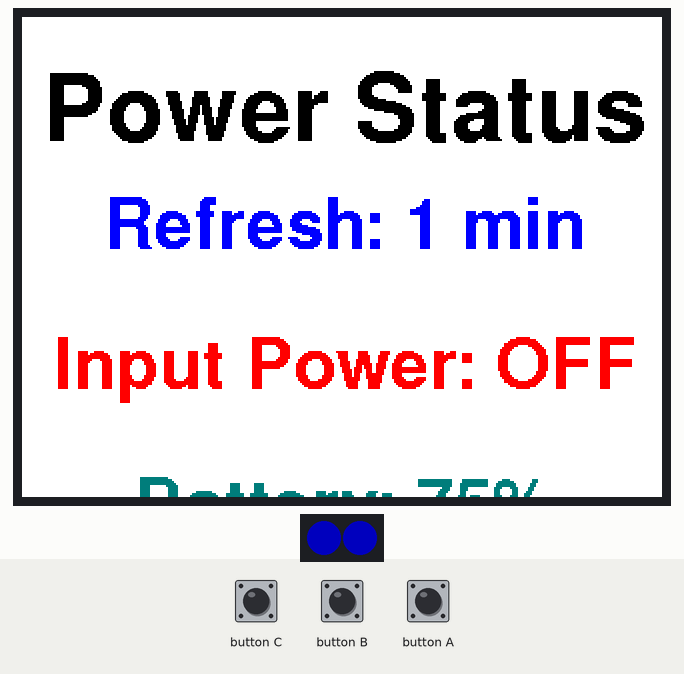
The sketch below on a simulated ESP32. Parts: 320×240 colour display, 2 RGB LEDs in strip order, left to right. Dim RGB values are drawn brighter than linear; what the sketch prints to the serial monitor is not drawn.

Above: at 0.4 s.

The sketch:

battery.ino
```cpp
#include <M5Unified.h>
#include <Adafruit_NeoPixel.h>

static constexpr uint32_t REFRESH_INTERVAL_MS = 60000;

M5Canvas canvas(&M5.Display);
uint32_t last_refresh_ms = 0;
Adafruit_NeoPixel pixels(2, 21, NEO_GRB + NEO_KHZ800);
bool has_last_vbus_state = false;
bool last_has_vbus = false;

static void setPowerLed(bool has_vbus)
{
    const uint32_t color = has_vbus ? pixels.Color(0, 255, 0) : pixels.Color(0, 0, 255);
    pixels.setPixelColor(0, color);
    pixels.setPixelColor(1, color);
    pixels.show();
}

static void drawPowerScreen()
{
    const int w = M5.Display.width();
    const int h = M5.Display.height();

    const int batteryLevel = M5.Power.getBatteryLevel();
    const int batteryVoltage = M5.Power.getBatteryVoltage();
    const int vbusVoltage = M5.Power.getVBUSVoltage();
    const bool hasVbus = (vbusVoltage > 1000);

    canvas.fillSprite(WHITE);
    canvas.setTextDatum(top_center);

    canvas.setFont(&fonts::FreeSansBold24pt7b);
    canvas.setTextColor(BLACK);
    canvas.drawString("Power Status", w / 2, 26);

    canvas.setFont(&fonts::FreeSansBold18pt7b);
    canvas.setTextColor(BLUE);
    canvas.drawString("Refresh: 1 min", w / 2, 90);

    canvas.setTextColor(hasVbus ? GREEN : RED);
    canvas.drawString(hasVbus ? "Input Power: ON" : "Input Power: OFF", w / 2, 160);

    char buf[64];
    canvas.setTextColor(TFT_DARKCYAN);
    snprintf(buf, sizeof(buf), "Battery: %d%%", batteryLevel);
    canvas.drawString(buf, w / 2, 230);

    canvas.setTextColor(MAGENTA);
    snprintf(buf, sizeof(buf), "Voltage: %d mV", batteryVoltage);
    canvas.drawString(buf, w / 2, 290);

    canvas.setTextColor(BLACK);
    if (vbusVoltage >= 0) {
        snprintf(buf, sizeof(buf), "VBUS: %d mV", vbusVoltage);
    } else {
        snprintf(buf, sizeof(buf), "VBUS: N/A");
    }
    canvas.drawString(buf, w / 2, 350);

    canvas.pushSprite(0, 0);

    setPowerLed(hasVbus);

    Serial.printf("Power info refreshed: input=%d, level=%d%%, bat=%dmV, vbus=%dmV\n", hasVbus ? 1 : 0, batteryLevel,
                  batteryVoltage, vbusVoltage);
}

void setup()
{
    auto cfg = M5.config();
    cfg.clear_display = false;
    M5.begin(cfg);
    Serial.begin(115200);

    M5.Display.setEpdMode(epd_mode_t::epd_quality);
    canvas.createSprite(M5.Display.width(), M5.Display.height());
    pixels.begin();
    pixels.setBrightness(80);
    pixels.clear();
    pixels.show();

    drawPowerScreen();
    last_refresh_ms = millis();
    last_has_vbus = (M5.Power.getVBUSVoltage() > 1000);
    has_last_vbus_state = true;
}

void loop()
{
    M5.update();

    const bool has_vbus_now = (M5.Power.getVBUSVoltage() > 1000);
    if (!has_last_vbus_state || has_vbus_now != last_has_vbus) {
        last_has_vbus = has_vbus_now;
        has_last_vbus_state = true;
        last_refresh_ms = millis();
        drawPowerScreen();
        delay(20);
        return;
    }

    const uint32_t now = millis();
    if (now - last_refresh_ms >= REFRESH_INTERVAL_MS) {
        last_refresh_ms = now;
        drawPowerScreen();
    }

    delay(20);
}
```
